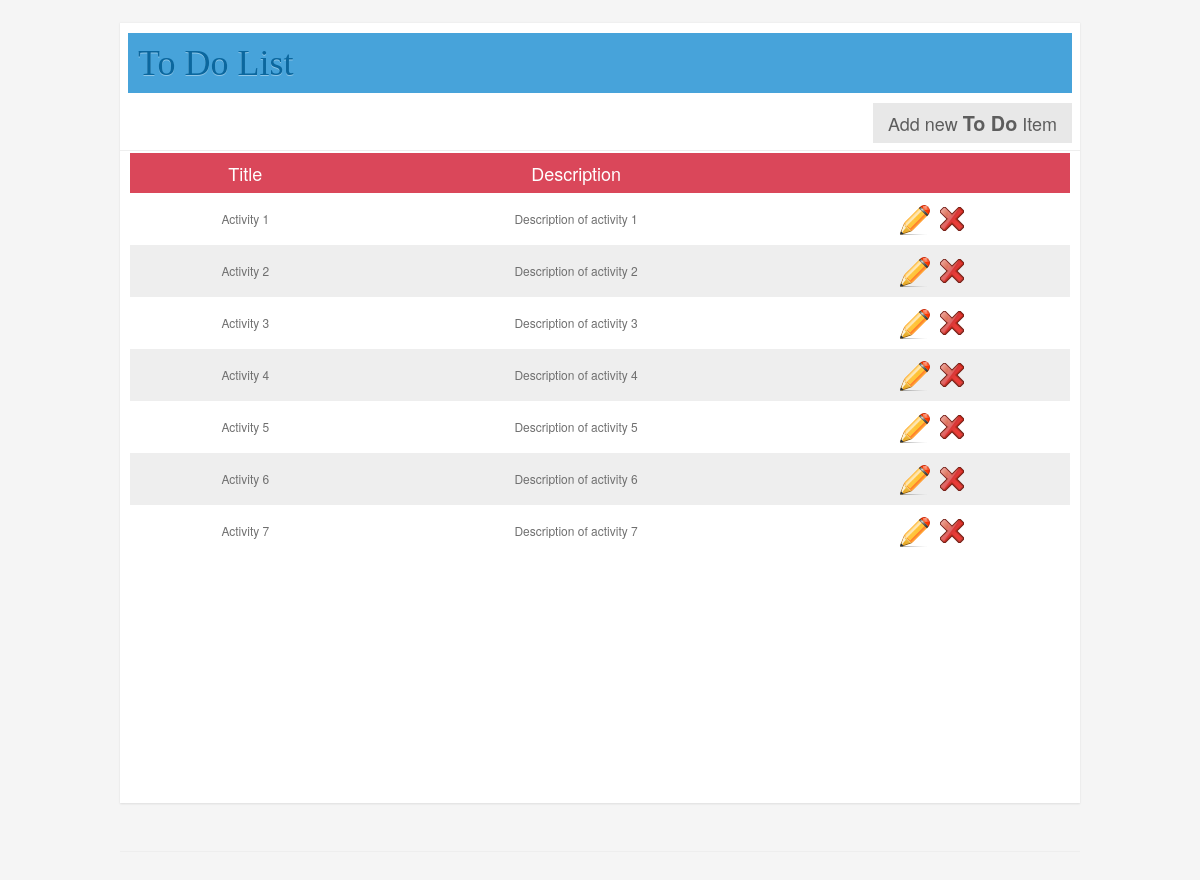
The page / on the database its author committed.
### tables this page shows
CREATE TABLE IF NOT EXISTS `todo` (
  `id` int(11) NOT NULL AUTO_INCREMENT,
  `title` text NOT NULL,
  `description` text NOT NULL,
  PRIMARY KEY (`id`)
);

### index.php (called while the page is built)
<?php
	require_once 'controller/todoController.php';
	$controller = new TodoController();
	$controller->handleRequest();
?>

### model/todoService.php (called while the page is built, shortened)
<?php
	require_once 'model/todoClass.php';
	require_once 'model/connectionClass.php';
	class TodoService{
		public static function listAll(){
			$connection = new Connection();
			$query = "SELECT * FROM todo ORDER BY id asc";
			$results = $connection->mysql->query($query);
			$items = array();
			if($results->num_rows) {
				while($row = $results->fetch_object()) {
					$obj = new Todo();
					$obj->setId($row->id);
					$obj->setTitle($row->title);
					$obj->setDescription($row->description);
					$items[] = $obj;
				}
			}
			return $items;
		}
	}
?>

### model/connectionClass.php (called while the page is built, shortened)
<?php
class Connection {
    function __construct() {
        $this->mysql = new mysqli('localhost', 'root', 'root', 'vista') or die('problem');
    }
}
?>

### model/todoClass.php (called while the page is built)
<?php
class Todo{
		private $id;
		private $title;
		private $description;
		function Todo(){
			$this->id = null;
			$this->title = null;
			$this->description = null;
		}
		public function getId(){
			return $this->id;
		}
		public function getTitle(){
			return $this->title;
		}
		public function getDescription(){
			return $this->description;
		}
		public function setId($id){
			$this->id = $id;
		}
		public function setTitle($title){
			$this->title = $title;
		}
		public function setDescription($description){
			$this->description = $description;
		}
}
?>

### view/todo-list.php (the view, shortened to what this page needs)
<!DOCTYPE html>
<html>
    <head>
        <link rel="stylesheet" href="view/css/bootstrap.min.css">
		<link rel="stylesheet" href="view/css/bootstrap-responsive.min.css">
		<link rel="stylesheet" href="view/css/font-awesome.min.css">
		<link rel="stylesheet" href="view/css/main.css">
    </head>
    <body>
		<div id="content" style="height:780px;">
		<div >
			<h2>To Do List</h2>
		</div>
		<div id="painel">
			<div><a class="btn" href="index.php?op=new">Add new <span>To Do</span> Item</a></div>
		</div>
        <div class="tbl_container">
        <table class="flat-table" border="0" cellpadding="0" cellspacing="0">
            <thead>
                <tr>
                    <th>Title</th>
                    <th>Description</th>
                    <th>&nbsp;</th>
                </tr>
            </thead>
            <tbody>
            <?php
				if(sizeof($items) > 0){
					foreach ($items as $todo): ?>
                <tr>
                    <td><?php print htmlentities($todo->getTitle()); ?></td>
                    <td><?php print htmlentities($todo->getDescription()); ?></td>
                    <td><a href="index.php?op=update&id=<?php print $todo->getId(); ?>"><img src="view/images/iconEdit.png" title="Edit Item"></a>
                    &nbsp;&nbsp;<a href="index.php?op=delete&id=<?php print $todo->getId(); ?>"><img src="view/images/iconDelete.png" title="Delete Item"></a></td>
                </tr>
            <?php endforeach;
				}else{ echo "</tbody></table><h3 class='center'>empty!</h3>";}?>
            </tbody>
        </table>
        </div>
    </body>
</html>

### controller/todoController.php (shortened to what this page needs)
<?php
	require_once 'model/todoService.php';
	class TodoController{
		public function handleRequest() {
			$op = isset($_GET['op'])?$_GET['op']:NULL;
			try {
				if (!$op || $op == 'list' ) {
					$this->listTodo();
				} elseif ( $op == 'new' ) {
					$this->newTodo();
				} elseif ( $op == 'delete' ) {
					$this->deleteTodo();
				} elseif ( $op == 'update' ) {
					$this->updateTodo();
				} else {
					$this->showError("Page not found", "Page for operation ".$op." was not found!");
				}
			} catch ( Exception $e ) {
				$this->showError("Application error", $e->getMessage());
			}
		}
		public function listTodo() {
			$items = TodoService::listAll();
			include 'view/todo-list.php';
		}
	}
?>

### view/css/main.css (style rules this page uses)
body { padding-top:10px;font-size:12px;color:#34495e;background:#f5f5f5 }
body h1,body h2,body h3,body h4,body .created { font-family:"Calibri";font-weight:normal }
.btn { -webkit-border-radius:0;-moz-border-radius:0;border-radius:0;border:0;background-image:none;text-shadow:none;-webkit-box-shadow:none;-moz-box-shadow:none;box-shadow:none }
a { color:#2dcc70;-webkit-transition:300ms;-moz-transition:300ms;-o-transition:300ms;transition:300ms }
#content { width: 80%; height: 800px; background-color: #fff; margin: 0; padding: 0; margin-top: 1%; margin-left: 10%; margin-right: 3%; margin-bottom: 7%; display: inline-block; -webkit-box-shadow: 0 1px 2px 0 rgba(0,0,0,0.1); -moz-box-shadow: 0 1px 2px 0 rgba(0,0,0,0.1); box-shadow: 0 1px 2px 0 rgba(0,0,0,0.1); border-top: 1px solid #f0f0f0; }
#content span { font-size : 1.1em; font-weight: bold; }
#content h2 { color: #0b679e; font-size: 3em; padding: 10px; margin-top: 2; margin-right: 8px; margin-left: 8px; background-color: #47a3da; text-shadow: 0 1px 0 rgba(250, 250, 250, 0.4); }
#content #painel { height: 5%; min-height:30px; width: 98.8%; float: right; margin-top: 0; margin-bottom: 8px; margin-right: 8px; margin-left: 8px; text-align: right; padding: 0; }
.btn { background: #e8e8e8; color: #5d5d5d; font-size: 1.5em; font-weight: 300; cursor: pointer.; padding: 10px 15px 10px 15px; text-decoration: none; text-shadow: text-shadow: 0px 2px 2px rgba(255, 255, 255, 4); }
.flat-table { margin-top: 2px; display:table; font-size:1em%; overflow:auto; width:98%; max-width:98%; margin-left:1%; word-wrap: break-word; }
.flat-table th { background-color: #da475a; color:white; font-weight: normal; font-size:1.5em; padding:10px 20px; text-align: center; }
.flat-table td { color: rgb(111,111,111); padding: 10px 20px; text-align: center; }
.flat-table tr:nth-child(even) { background-color: rgb(238,238,238); }
.flat-table tr:nth-child(odd) { background-color: white; }
.tbl_container { overflow:auto; width: 100%; height: 700px; border-bottom: 1px solid rgb(238,238,238); border-top: 1px solid rgb(238,238,238); }

### rows shown on the page
todo: title "Activity 1", description "Description of activity 1"
todo: title "Activity 2", description "Description of activity 2"
todo: title "Activity 3", description "Description of activity 3"
todo: title "Activity 4", description "Description of activity 4"
todo: title "Activity 5", description "Description of activity 5"
todo: title "Activity 6", description "Description of activity 6"
todo: title "Activity 7", description "Description of activity 7"
